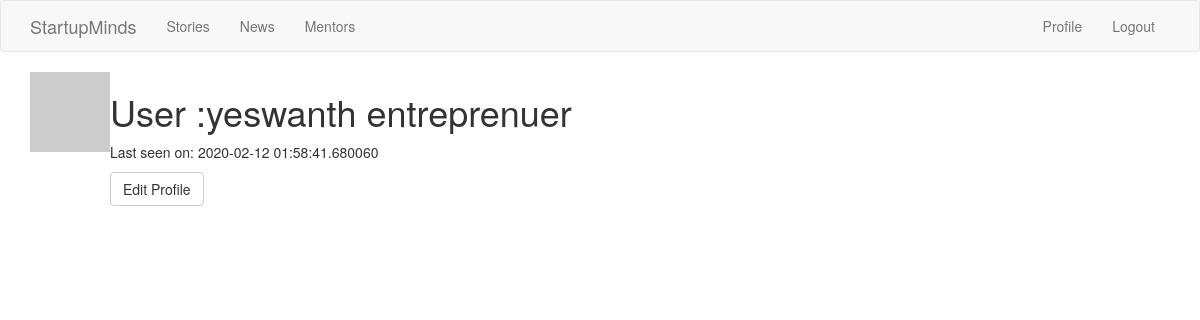
The page /user/yeswanth/ (signed in) on the database as committed earlier.
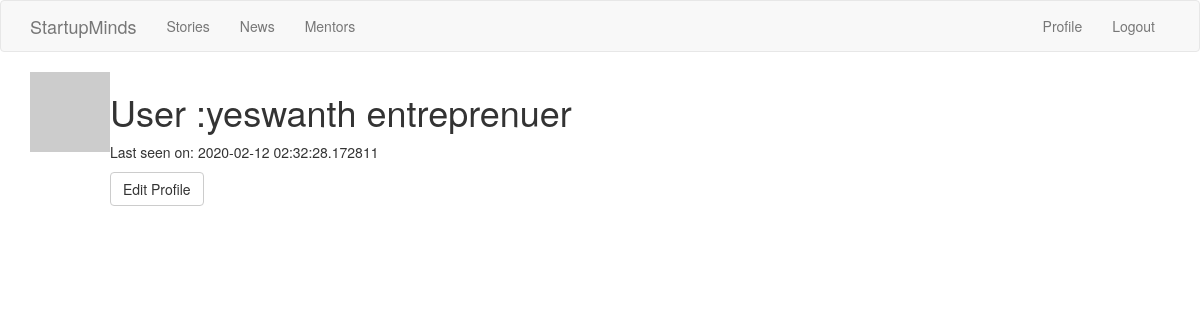
The same page on the database as committed later.
### app/models.py (models this page shows, shortened)
class User( UserMixin, db.Model):
	__tablename__ = 'user'
	id = db.Column(db.Integer , primary_key=True)
	username = db.Column(db.String(64) ,index=True , unique=True)
	email = db.Column(db.String(64) , index=True , unique=True)
	password_hash = db.Column(db.String(200))
	about_me = db.Column(db.String(200))
	last_seen = db.Column(db.DateTime , default=datetime.utcnow)
	user_category = db.Column(db.String(50) ,default=None)
	posts = db.relationship('Post' , backref='author' , lazy='dynamic')
	stories = db.relationship('Stories' , backref='author' , lazy='dynamic')
	followed = db.relationship(
	'User', secondary=followers,
	primaryjoin=(followers.c.follower_id == id),
	secondaryjoin=(followers.c.followed_id == id),
	backref=db.backref('followers', lazy='dynamic'), lazy='dynamic')
	def avatar(self, size):
		digest = md5(self.email.lower().encode('utf-8')).hexdigest()
		return 'https://www.gravatar.com/avatar/{}?d=identicon&s={}'.format(digest, size)

### app/views.py (the view)
@app.route('/user/<username>/')
@login_required
def user(username):
	user = User.query.filter_by(username=username).first_or_404()
	return render_template("user.html", user=user )

### app/models.py (called while the page is built)
@login.user_loader
def user_loader(id):
	return User.query.get(int(id))

### app/views.py (called while the page is built)
@app.before_request
def before_request():
	if current_user.is_authenticated:
		current_user.last_seen = datetime.utcnow()
		db.session.commit()

### app/templates/user.html (shortened to what this page needs)
{% extends "theme.html" %}
{% block app_content%}
	<table>
		<tr valign="top">
			<td><img src="{{user.avatar(128)}}"></td>
			<td>
				<h1>User :{{user.username}} {{user.user_category}}</h1>
				{%if user.last_seen %}<p>Last seen on: {{user.last_seen}}</p> {% endif %}
				{% if user == current_user %}
					<p><a role="button" class="btn btn-default" href="{{url_for('editprofile')}}">Edit Profile</a></p>
				{% elif not current_user.is_following(user) %}
					<p><a href="{{url_for('follow',username=user.username)}}" class="btn btn-default" role="button">Follow</a></p>
				{% else %}
					<p><a href="{{url_for('unfollow' , username=user.username)}}" role="button" class="btn btn-default">Unfollow</a></p>
				{% endif%}
			</td>
		</tr>
	</table>
{% endblock%}

Rows that differ between the two databases and show on the page:
changed User "yeswanth": last_seen "2020-02-12 01:58:41.680060" → "2020-02-12 02:32:28.172811"
